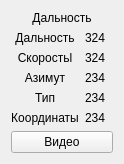
<?xml version="1.0" encoding="UTF-8"?>
<ui version="4.0">
 <class>TargetCharacteristics</class>
 <widget class="QWidget" name="TargetCharacteristics">
  <property name="geometry">
   <rect>
    <x>0</x>
    <y>0</y>
    <width>124</width>
    <height>155</height>
   </rect>
  </property>
  <property name="windowTitle">
   <string>Form</string>
  </property>
  <layout class="QGridLayout" name="gridLayout">
   <item row="7" column="0">
    <widget class="ButtonSettings" name="pushButton">
     <property name="text">
      <string>Видео</string>
     </property>
    </widget>
   </item>
   <item row="0" column="0">
    <widget class="QLabel" name="label_6">
     <property name="text">
      <string>Дальность</string>
     </property>
     <property name="alignment">
      <set>Qt::AlignCenter</set>
     </property>
    </widget>
   </item>
   <item row="1" column="0">
    <layout class="QGridLayout" name="gridLayout_2">
     <item row="4" column="0">
      <widget class="QLabel" name="label_5">
       <property name="text">
        <string>Координаты</string>
       </property>
       <property name="alignment">
        <set>Qt::AlignCenter</set>
       </property>
      </widget>
     </item>
     <item row="1" column="0">
      <widget class="QLabel" name="label_2">
       <property name="text">
        <string>Скоростьl</string>
       </property>
       <property name="alignment">
        <set>Qt::AlignCenter</set>
       </property>
      </widget>
     </item>
     <item row="2" column="0">
      <widget class="QLabel" name="label_3">
       <property name="text">
        <string>Азимут</string>
       </property>
       <property name="alignment">
        <set>Qt::AlignCenter</set>
       </property>
      </widget>
     </item>
     <item row="0" column="0">
      <widget class="QLabel" name="label">
       <property name="text">
        <string>Дальность</string>
       </property>
       <property name="alignment">
        <set>Qt::AlignCenter</set>
       </property>
      </widget>
     </item>
     <item row="3" column="0">
      <widget class="QLabel" name="label_4">
       <property name="text">
        <string>Тип</string>
       </property>
       <property name="alignment">
        <set>Qt::AlignCenter</set>
       </property>
      </widget>
     </item>
     <item row="0" column="1">
      <widget class="QLabel" name="label_7">
       <property name="text">
        <string>324</string>
       </property>
      </widget>
     </item>
     <item row="1" column="1">
      <widget class="QLabel" name="label_8">
       <property name="text">
        <string>324</string>
       </property>
      </widget>
     </item>
     <item row="2" column="1">
      <widget class="QLabel" name="label_9">
       <property name="text">
        <string>234</string>
       </property>
      </widget>
     </item>
     <item row="3" column="1">
      <widget class="QLabel" name="label_10">
       <property name="text">
        <string>234</string>
       </property>
      </widget>
     </item>
     <item row="4" column="1">
      <widget class="QLabel" name="label_11">
       <property name="text">
        <string>234</string>
       </property>
      </widget>
     </item>
    </layout>
   </item>
  </layout>
 </widget>
 <customwidgets>
  <customwidget>
   <class>ButtonSettings</class>
   <extends>QPushButton</extends>
   <header>buttonsettings.h</header>
  </customwidget>
 </customwidgets>
 <resources/>
 <connections/>
</ui>
